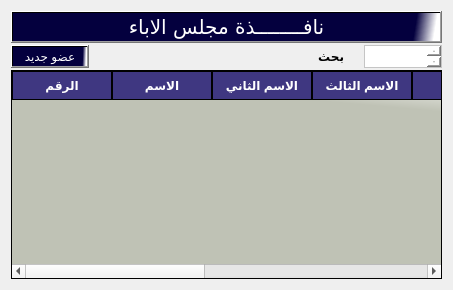
                   <widget class="QWidget" name="tab_242">
                    <attribute name="title">
                     <string>مجلس الاباء</string>
                    </attribute>
                    <layout class="QGridLayout" name="gridLayout_17">
                     <item row="0" column="0">
                      <layout class="QVBoxLayout" name="verticalLayout_140" stretch="5,5,90">
                       <property name="spacing">
                        <number>2</number>
                       </property>
                       <item>
                        <widget class="QPushButton" name="pushButton_274">
                         <property name="font">
                          <font>
                           <family>PT Bold Heading</family>
                           <pointsize>15</pointsize>
                           <weight>50</weight>
                           <italic>false</italic>
                           <bold>false</bold>
                          </font>
                         </property>
                         <property name="cursor">
                          <cursorShape>PointingHandCursor</cursorShape>
                         </property>
                         <property name="styleSheet">
                          <string notr="true">background-color:qlineargradient(spread:pad, x1:0.506975, y1:0.432, x2:0.99, y2:0.437227, stop:0.900498 rgba(4, 0, 62, 255), stop:1 rgba(255, 255, 255, 255));
color:rgb(255, 255, 255);
font: 15pt &quot;PT Bold Heading&quot;;</string>
                         </property>
                         <property name="text">
                          <string>نافــــــــذة مجلس الاباء</string>
                         </property>
                         <property name="flat">
                          <bool>false</bool>
                         </property>
                        </widget>
                       </item>
                       <item>
                        <layout class="QHBoxLayout" name="horizontalLayout_225" stretch="20,40,20,20">
                         <property name="spacing">
                          <number>20</number>
                         </property>
                         <item>
                          <widget class="QPushButton" name="btnAddNewCouncilFathers">
                           <property name="maximumSize">
                            <size>
                             <width>120</width>
                             <height>40</height>
                            </size>
                           </property>
                           <property name="layoutDirection">
                            <enum>Qt::LeftToRight</enum>
                           </property>
                           <property name="styleSheet">
                            <string notr="true">background-color:qlineargradient(spread:pad, x1:0.506975, y1:0.432, x2:0.99, y2:0.437227, stop:0.900498 rgba(4, 0, 62, 255), stop:1 rgba(255, 255, 255, 255));
color:rgb(255, 255, 255);
font: 15pt &quot;PT Bold Heading&quot;;</string>
                           </property>
                           <property name="text">
                            <string>عضو جديد</string>
                           </property>
                           <property name="icon">
                            <iconset>
                             <normaloff>//192.168.1.5/Internet Share/.designer/newjob/icons/add-to-28.svg</normaloff>//192.168.1.5/Internet Share/.designer/newjob/icons/add-to-28.svg</iconset>
                           </property>
                           <property name="iconSize">
                            <size>
                             <width>30</width>
                             <height>30</height>
                            </size>
                           </property>
                          </widget>
                         </item>
                         <item>
                          <spacer name="horizontalSpacer_62">
                           <property name="orientation">
                            <enum>Qt::Horizontal</enum>
                           </property>
                           <property name="sizeHint" stdset="0">
                            <size>
                             <width>40</width>
                             <height>20</height>
                            </size>
                           </property>
                          </spacer>
                         </item>
                         <item>
                          <widget class="QLabel" name="label_194">
                           <property name="maximumSize">
                            <size>
                             <width>120</width>
                             <height>40</height>
                            </size>
                           </property>
                           <property name="font">
                            <font>
                             <family>PT Bold Heading</family>
                             <pointsize>9</pointsize>
                             <weight>75</weight>
                             <italic>false</italic>
                             <bold>true</bold>
                            </font>
                           </property>
                           <property name="styleSheet">
                            <string notr="true"/>
                           </property>
                           <property name="text">
                            <string>بحث</string>
                           </property>
                          </widget>
                         </item>
                         <item>
                          <widget class="QTextEdit" name="txtCouncilFathersSearch">
                           <property name="sizePolicy">
                            <sizepolicy hsizetype="Expanding" vsizetype="Expanding">
                             <horstretch>0</horstretch>
                             <verstretch>0</verstretch>
                            </sizepolicy>
                           </property>
                           <property name="minimumSize">
                            <size>
                             <width>15</width>
                             <height>15</height>
                            </size>
                           </property>
                           <property name="maximumSize">
                            <size>
                             <width>250</width>
                             <height>40</height>
                            </size>
                           </property>
                           <property name="sizeIncrement">
                            <size>
                             <width>15</width>
                             <height>15</height>
                            </size>
                           </property>
                           <property name="layoutDirection">
                            <enum>Qt::LeftToRight</enum>
                           </property>
                           <property name="styleSheet">
                            <string notr="true">background-color:rgb(255, 255, 255);
color:rgb(0, 0, 0);
font: 10pt &quot;PT Bold Heading&quot;;</string>
                           </property>
                          </widget>
                         </item>
                        </layout>
                       </item>
                       <item>
                        <layout class="QHBoxLayout" name="horizontalLayout_226">
                         <item>
                          <widget class="QTableWidget" name="tblCouncilFathers">
                           <property name="styleSheet">
                            <string notr="true">QTableWidget {
background:rgb(231, 231, 231);
background-color: qlineargradient(spread:pad, x1:0.964478, y1:0.193, x2:1, y2:0, stop:0 rgba(191, 194, 181, 255), stop:1 rgba(255, 255, 255, 255));    font: 9pt &quot;PT Bold Heading&quot;;
    font-weight: bold;
 color:rgb(0, 0, 0)
}

QHeaderView::section {
   background-color:rgb(63, 55, 129);
    border: 1px solid rgb(0, 0, 0);
    font-weight: bold;
    padding: 4px;
    text-align: center;
	font: 10pt &quot;PT Bold Heading&quot;;
	color:rgb(255, 255, 255)
}

QTableWidget::item:selected {
    background-color:rgb(25, 21, 65);
    color:rgb(255, 255, 255);
}</string>
                           </property>
                           <column>
                            <property name="text">
                             <string>الرقم</string>
                            </property>
                           </column>
                           <column>
                            <property name="text">
                             <string>الاسم</string>
                            </property>
                           </column>
                           <column>
                            <property name="text">
                             <string>الاسم الثاني</string>
                            </property>
                           </column>
                           <column>
                            <property name="text">
                             <string>الاسم الثالث</string>
                            </property>
                           </column>
                           <column>
                            <property name="text">
                             <string>اللقب</string>
                            </property>
                           </column>
                           <column>
                            <property name="text">
                             <string>الهاتف</string>
                            </property>
                           </column>
                           <column>
                            <property name="text">
                             <string>تاريخ الميلاد</string>
                            </property>
                           </column>
                           <column>
                            <property name="text">
                             <string>المهمة</string>
                            </property>
                           </column>
                           <column>
                            <property name="text">
                             <string>العمليات</string>
                            </property>
                           </column>
                          </widget>
                         </item>
                        </layout>
                       </item>
                      </layout>
                     </item>
                    </layout>
                   </widget>
